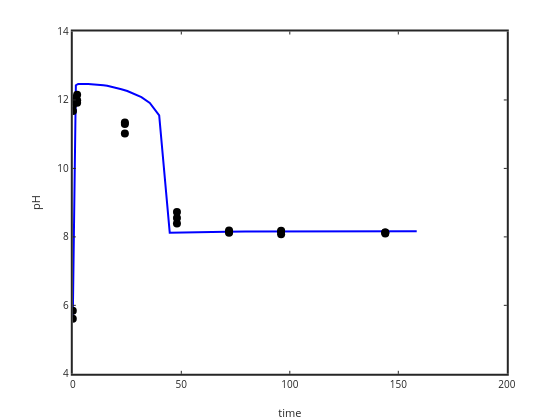

Notebook code cell kept with this figure:
### Code cell
plot(time,pH,'b-','linewidth',2); ylabel('pH'); xlabel('time')
hold on
%plot(timeres,pHres,'bo')
plot(sampletime,samplepH,'ko','markersize',8,'markerfacecolor','k')
set(gca,'linewidth',2)

%yi = interp1 (time, pH, sampletime);
%plot(sampletime,yi,'r.')
%residual1=samplepH-yi;

%time
%pH
%sampletime
%samplepH

### Figure 1 — Plotly figure (JSON) as saved in the notebook; plotly's stock layout.template omitted (floating-point values rounded to 4 significant figures)
{"data": [{"line": {"color": "rgb(0,0,255)", "dash": "solid", "width": 2}, "marker": {"color": "rgb(0,0,255)", "line": {"color": "rgb(0,0,255)"}, "size": 6, "symbol": "none"}, "mode": "lines", "name": "", "showlegend": false, "type": "scatter", "visibility": true, "x": [0, 0, 1.122, 1.259, 1.413, 1.585, 1.778, 1.995, 2.239, 2.512, 2.818, 3.162, 3.548, 3.981, 4.467, 5.012, 5.623, 6.31, 7.079, 7.943, 8.913, 10, 11.22, 12.59, 14.13, 15.85, 17.78, 19.95, 22.39, 25.12, 28.18, 31.62, 35.48, 39.81, 44.67, 50.12, 56.23, 63.1, 70.79, 79.43, 89.13, 100, 112.2, 125.9, 141.3, 158.5], "xaxis": "x", "y": [5.65, 5.65, 12.39, 12.41, 12.43, 12.44, 12.45, 12.46, 12.46, 12.47, 12.47, 12.47, 12.47, 12.47, 12.47, 12.47, 12.47, 12.47, 12.47, 12.46, 12.46, 12.46, 12.45, 12.44, 12.43, 12.41, 12.39, 12.36, 12.31, 12.26, 12.19, 12.08, 11.91, 11.55, 8.123, 8.133, 8.141, 8.147, 8.152, 8.155, 8.158, 8.159, 8.16, 8.161, 8.161, 8.161], "yaxis": "y"}, {"line": {"color": "rgb(0,0,0)", "width": 0.5}, "marker": {"color": "rgb(0,0,0)", "line": {"color": "rgb(0,0,0)"}, "size": 8, "symbol": "circle"}, "mode": "markers", "name": "", "showlegend": false, "type": "scatter", "visibility": true, "x": [0, 0.1, 2, 24, 48, 72, 96, 144, 0, 0.1, 2, 24, 48, 72, 96, 144, 0, 0.1, 2, 24, 48, 72, 96, 144], "xaxis": "x", "y": [5.84, 11.96, 11.99, 11.3, 8.73, 8.15, 8.15, 8.13, 5.61, 12.04, 12.15, 11.34, 8.55, 8.12, 8.08, 8.1, 11.84, 11.68, 11.92, 11.02, 8.39, 8.19, 8.18, 8.13], "yaxis": "y"}], "layout": {"height": 420, "hovermode": "closest", "margin": {"b": 0, "l": 0, "r": 0, "t": 0}, "plot_bgcolor": "rgba(0,0,0,0)", "showlegend": false, "width": 560, "xaxis": {"anchor": "y", "autorange": false, "domain": [0.13, 0.905], "exponentformat": "none", "gridcolor": "rgba(38,38,38,0.15)", "gridwidth": 2, "linecolor": "rgb(38,38,38)", "linewidth": 2, "mirror": "ticks", "range": [0, 200], "showgrid": false, "showline": true, "side": "bottom", "spikedash": "solid", "spikemode": "across", "spikesides": false, "spikethickness": 1, "tickangle": 0, "tickcolor": "rgb(38,38,38)", "tickfont": {"color": "rgb(38,38,38)", "size": 10}, "ticklen": 3, "ticks": "inside", "ticktext": ["0", "50", "100", "150", "200"], "tickvals": [0, 50, 100, 150, 200], "title": {"font": {"color": "rgb(38,38,38)", "size": 11}, "text": "time"}, "type": "linear", "visible": true, "zeroline": false}, "yaxis": {"anchor": "x", "autorange": false, "domain": [0.11, 0.925], "exponentformat": "none", "gridcolor": "rgba(38,38,38,0.15)", "gridwidth": 2, "linecolor": "rgb(38,38,38)", "linewidth": 2, "mirror": "ticks", "range": [4, 14], "showgrid": false, "showline": true, "side": "left", "spikedash": "solid", "spikemode": "across", "spikesides": false, "spikethickness": 1, "tickangle": 0, "tickcolor": "rgb(38,38,38)", "tickfont": {"color": "rgb(38,38,38)", "size": 10}, "ticklen": 3, "ticks": "inside", "ticktext": ["4", "6", "8", "10", "12", "14"], "tickvals": [4, 6, 8, 10, 12, 14], "title": {"font": {"color": "rgb(38,38,38)", "size": 11}, "text": "pH"}, "type": "linear", "visible": true, "zeroline": false}}}
